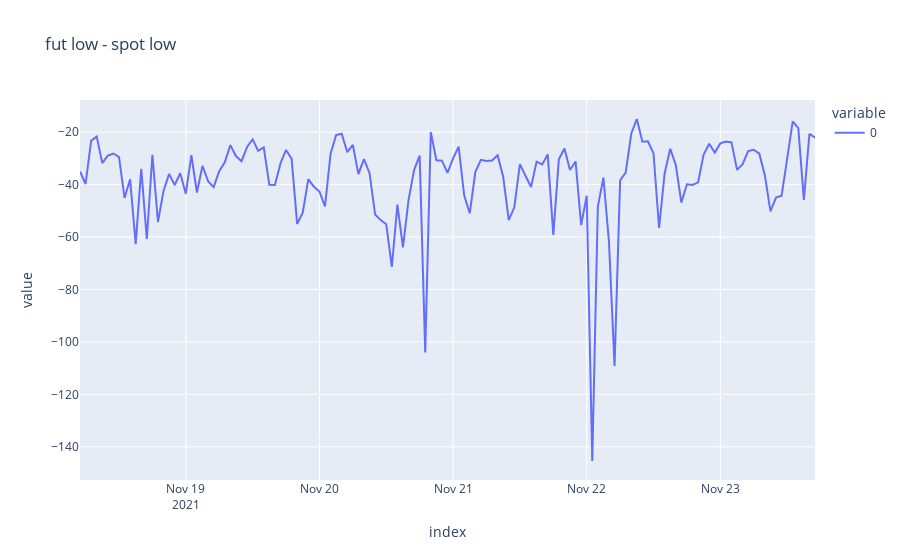

The cell this chart's notebook holds for it:
### Code cell
premium=compute_premium(futures_df,mode=2)
ewMin=premium.resample('1h').min()
ewMin=ewMin[~ewMin.index.duplicated()]
fig = px.line(ewMin,title="fut low - spot low")#, x='date', y="GOOG")
fig.show()

### Figure 1 — Plotly figure (JSON) as saved in the notebook; plotly's stock layout.template omitted (floating-point values rounded to 4 significant figures; data arrays with more than 128 entries replaced by an {"elided": "..."} marker saying what was removed)
{"data": [{"hovertemplate": "variable=0<br>index=%{x}<br>value=%{y}<extra></extra>", "legendgroup": "0", "line": {"color": "#636efa", "dash": "solid"}, "marker": {"symbol": "circle"}, "mode": "lines", "name": "0", "orientation": "v", "showlegend": true, "type": "scatter", "x": {"elided": "133 str values"}, "xaxis": "x", "y": {"elided": "133 float values"}, "yaxis": "y"}], "layout": {"legend": {"title": {"text": "variable"}, "tracegroupgap": 0}, "title": {"text": "fut low - spot low"}, "xaxis": {"anchor": "y", "domain": [0, 1], "title": {"text": "index"}}, "yaxis": {"anchor": "x", "domain": [0, 1], "title": {"text": "value"}}}}
